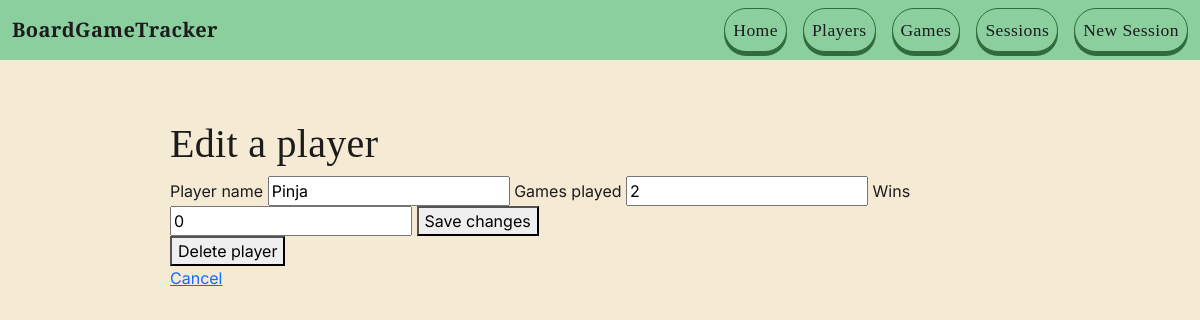
The app's page /edit_player/9 with its own data.
### tables this page shows
CREATE TABLE players (
    id INTEGER PRIMARY KEY AUTOINCREMENT,
    name TEXT NOT NULL,
    games_played INTEGER DEFAULT 0,
    wins INTEGER DEFAULT 0
);

### controllers/player_controller.py (the view, shortened to what this page needs)
@player_controller.route("/edit_player/<int:id>", methods=["GET","POST"])
def edit_player(id):
    connection = get_db_connection()
    player_to_be_edited = connection.execute("SELECT * FROM players WHERE id = ?", (id,)).fetchone() # Fetches only one player with the given id, if there isn't a player with that id, then this method returns None
    connection.close()
    if player_to_be_edited is None: # Checks if the player was found
        return Response("Player not found", status=404) # This status code indicates that server cannot find the requested resource, that is when the selected player didn't exist.
    player_object = Player(player_to_be_edited) # Player was found and this changes the fetched data to a player object
    return render_template("edit_player.html", player = player_object) # Selected player exists and will be forwarded to view

### database.py (called while the page is built)
def get_db_connection():
    connection = sqlite3.connect("database.db")
    connection.row_factory = sqlite3.Row
    return connection

### templates/edit_player.html (shortened to what this page needs)
{% extends "base.html" %}
{% block body %}
<h1>Edit a player</h1>
<form method="POST">
    <label for="player_name">Player name</label>
    <input type="text" id="player_name" name="player_name" value="{{ player.name }}" required>
    <label for="games_played">Games played</label>
    <input type="number" min="0" id="games_played" name="games_played" value="{{ player.games_played }}" required>
    <label for="wins">Wins</label>
    <input type="number" min="0" id="wins" name="wins" value="{{ player.wins }}" required>
    <button type="submit">Save changes</button>
</form>
<form action="/delete_player/{{ player.id }}" method="POST" onsubmit="return confirm('Are you sure you want to delete this player?');">
    <button type="submit">Delete player</button>
</form>
<a href="/players">Cancel</a>
{% endblock %}

### static/custom.css (style rules this page uses)
body { font-family: 'Inter', sans-serif; background-color: #F5EAD3; color: #1C1C1C; }
h1, h2, h3, .game-title, .navbar-brand { font-family: 'Spectral', serif; letter-spacing: 0.3px; }

### records on screen
players: player_name "Pinja", games_played "2", wins "0"
